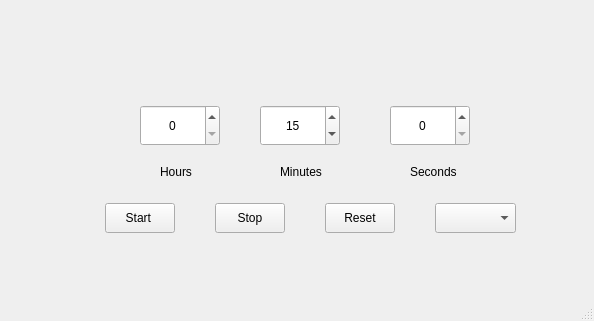
<?xml version="1.0" encoding="UTF-8"?>
<ui version="4.0">
 <class>MainWindow</class>
 <widget class="QMainWindow" name="MainWindow">
  <property name="geometry">
   <rect>
    <x>0</x>
    <y>0</y>
    <width>594</width>
    <height>321</height>
   </rect>
  </property>
  <property name="windowTitle">
   <string>MainWindow</string>
  </property>
  <widget class="QWidget" name="centralwidget">
   <property name="styleSheet">
    <string notr="true"/>
   </property>
   <widget class="QLabel" name="counterLabel">
    <property name="geometry">
     <rect>
      <x>20</x>
      <y>10</y>
      <width>561</width>
      <height>71</height>
     </rect>
    </property>
    <property name="font">
     <font>
      <pointsize>14</pointsize>
     </font>
    </property>
    <property name="text">
     <string/>
    </property>
    <property name="alignment">
     <set>Qt::AlignCenter</set>
    </property>
   </widget>
   <widget class="QPushButton" name="startCounterPushButton">
    <property name="geometry">
     <rect>
      <x>105</x>
      <y>203</y>
      <width>70</width>
      <height>30</height>
     </rect>
    </property>
    <property name="styleSheet">
     <string notr="true"/>
    </property>
    <property name="text">
     <string>Start </string>
    </property>
   </widget>
   <widget class="QPushButton" name="stopCounterPushButton">
    <property name="geometry">
     <rect>
      <x>215</x>
      <y>203</y>
      <width>70</width>
      <height>30</height>
     </rect>
    </property>
    <property name="styleSheet">
     <string notr="true"/>
    </property>
    <property name="text">
     <string>Stop</string>
    </property>
   </widget>
   <widget class="QPushButton" name="resetCounterPushButton">
    <property name="geometry">
     <rect>
      <x>325</x>
      <y>203</y>
      <width>70</width>
      <height>30</height>
     </rect>
    </property>
    <property name="styleSheet">
     <string notr="true"/>
    </property>
    <property name="text">
     <string>Reset</string>
    </property>
   </widget>
   <widget class="QComboBox" name="soundBox">
    <property name="geometry">
     <rect>
      <x>435</x>
      <y>203</y>
      <width>81</width>
      <height>30</height>
     </rect>
    </property>
    <property name="styleSheet">
     <string notr="true"/>
    </property>
   </widget>
   <widget class="QSpinBox" name="hourSpinBox">
    <property name="geometry">
     <rect>
      <x>140</x>
      <y>105</y>
      <width>80</width>
      <height>41</height>
     </rect>
    </property>
    <property name="alignment">
     <set>Qt::AlignCenter</set>
    </property>
    <property name="maximum">
     <number>99</number>
    </property>
   </widget>
   <widget class="QSpinBox" name="minuteSpinBox">
    <property name="geometry">
     <rect>
      <x>260</x>
      <y>105</y>
      <width>80</width>
      <height>41</height>
     </rect>
    </property>
    <property name="alignment">
     <set>Qt::AlignCenter</set>
    </property>
    <property name="maximum">
     <number>59</number>
    </property>
    <property name="value">
     <number>15</number>
    </property>
   </widget>
   <widget class="QSpinBox" name="secondSpinBox">
    <property name="geometry">
     <rect>
      <x>390</x>
      <y>105</y>
      <width>80</width>
      <height>41</height>
     </rect>
    </property>
    <property name="alignment">
     <set>Qt::AlignCenter</set>
    </property>
    <property name="minimum">
     <number>0</number>
    </property>
    <property name="maximum">
     <number>59</number>
    </property>
    <property name="stepType">
     <enum>QAbstractSpinBox::DefaultStepType</enum>
    </property>
    <property name="value">
     <number>0</number>
    </property>
   </widget>
   <widget class="QLabel" name="hours">
    <property name="geometry">
     <rect>
      <x>160</x>
      <y>165</y>
      <width>47</width>
      <height>13</height>
     </rect>
    </property>
    <property name="text">
     <string>Hours</string>
    </property>
   </widget>
   <widget class="QLabel" name="minutes">
    <property name="geometry">
     <rect>
      <x>280</x>
      <y>165</y>
      <width>47</width>
      <height>13</height>
     </rect>
    </property>
    <property name="text">
     <string>Minutes</string>
    </property>
   </widget>
   <widget class="QLabel" name="seconds">
    <property name="geometry">
     <rect>
      <x>410</x>
      <y>165</y>
      <width>47</width>
      <height>13</height>
     </rect>
    </property>
    <property name="text">
     <string>Seconds</string>
    </property>
   </widget>
  </widget>
  <widget class="QMenuBar" name="menubar">
   <property name="geometry">
    <rect>
     <x>0</x>
     <y>0</y>
     <width>594</width>
     <height>21</height>
    </rect>
   </property>
  </widget>
  <widget class="QStatusBar" name="statusbar"/>
 </widget>
 <resources>
  <include location="resource.qrc"/>
 </resources>
 <connections/>
</ui>
